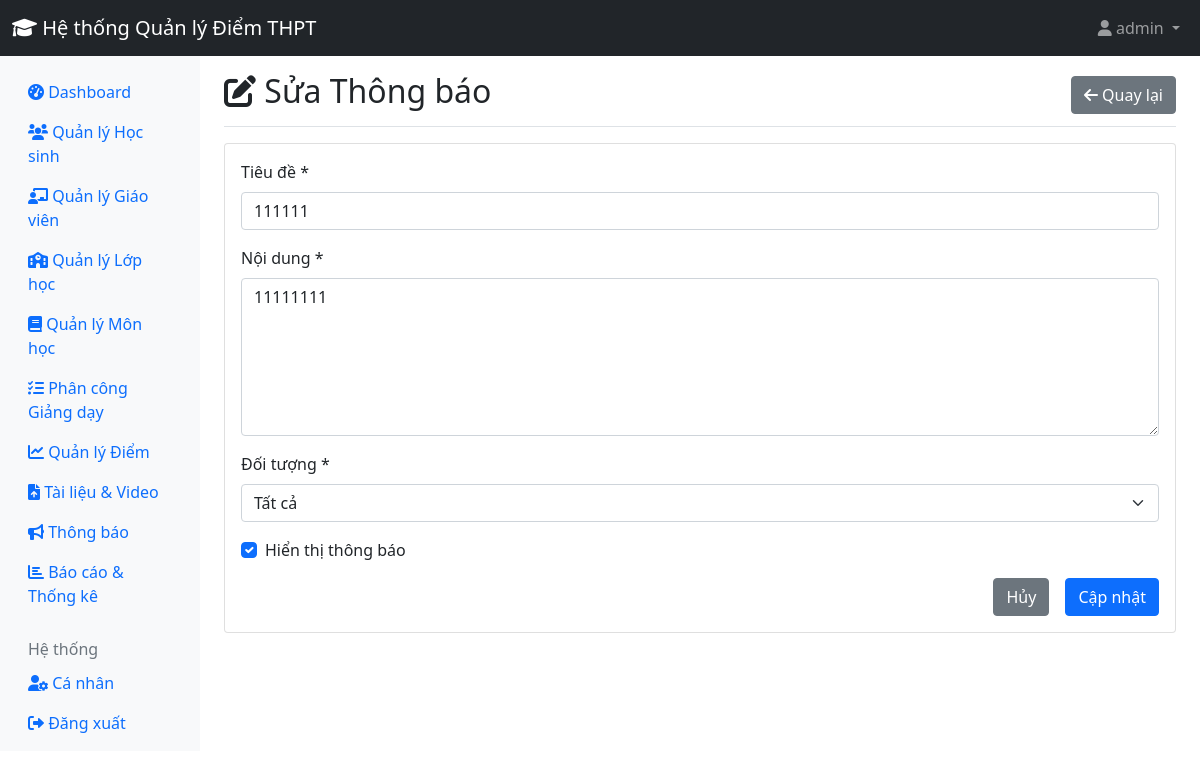
The page /admin/edit_announcement.php?id=17 (signed in) on the database its author committed.
### tables this page shows
CREATE TABLE `announcements` (
  `id` int(11) NOT NULL,
  `title` varchar(255) NOT NULL,
  `content` text NOT NULL,
  `author_id` int(11) NOT NULL,
  `target_audience` enum('all','teachers','students') DEFAULT 'all',
  `created_at` timestamp NOT NULL DEFAULT current_timestamp(),
  `is_active` tinyint(1) DEFAULT 1,
  `expires_at` datetime DEFAULT NULL
);

### admin/edit_announcement.php (the view, shortened to what this page needs)
<?php
require_once '../includes/config.php';
$announcement_id = $_GET['id'];
$stmt = $pdo->prepare("SELECT * FROM announcements WHERE id = ?");
$stmt->execute([$announcement_id]);
$announcement = $stmt->fetch();
?>
<!DOCTYPE html>
<html lang="vi">
<head>
    <link href="https://cdn.jsdelivr.net/npm/bootstrap@5.1.3/dist/css/bootstrap.min.css" rel="stylesheet">
    <link href="https://cdnjs.cloudflare.com/ajax/libs/font-awesome/6.0.0/css/all.min.css" rel="stylesheet">
</head>
<body>
    <?php include '../includes/header.php'; ?>
    <div class="container-fluid">
        <div class="row">
            <?php include 'sidebar.php'; ?>
            <main class="col-md-9 ms-sm-auto col-lg-10 px-md-4">
                <div class="d-flex justify-content-between flex-wrap flex-md-nowrap align-items-center pt-3 pb-2 mb-3 border-bottom">
                    <h1 class="h2"><i class="fas fa-edit"></i> Sửa Thông báo</h1>
                    <a href="announcements.php" class="btn btn-secondary">
                        <i class="fas fa-arrow-left"></i> Quay lại
                    </a>
                </div>
                <div class="card">
                    <div class="card-body">
                        <form method="POST">
                            <div class="mb-3">
                                <label class="form-label">Tiêu đề *</label>
                                <input type="text" class="form-control" name="title" value="<?php echo htmlspecialchars($announcement['title']); ?>" required>
                            </div>
                            <div class="mb-3">
                                <label class="form-label">Nội dung *</label>
                                <textarea class="form-control" name="content" rows="6" required><?php echo htmlspecialchars($announcement['content']); ?></textarea>
                            </div>
                            <div class="mb-3">
                                <label class="form-label">Đối tượng *</label>
                                <select class="form-select" name="target_audience" required>
                                    <option value="all" <?php echo $announcement['target_audience'] == 'all' ? 'selected' : ''; ?>>Tất cả</option>
                                </select>
                            </div>
                            <div class="mb-3 form-check">
                                <input type="checkbox" class="form-check-input" name="is_active" id="is_active" <?php echo $announcement['is_active'] ? 'checked' : ''; ?>>
                                <label class="form-check-label" for="is_active">Hiển thị thông báo</label>
                            </div>
                            <div class="d-grid gap-2 d-md-flex justify-content-md-end">
                                <a href="announcements.php" class="btn btn-secondary me-md-2">Hủy</a>
                                <button type="submit" name="update_announcement" class="btn btn-primary">Cập nhật</button>
                            </div>
                        </form>
                    </div>
                </div>
            </main>
        </div>
    </div>
</body>
</html>

### rows shown on the page
announcements: title "111111", content "11111111", target_audience "Tất cả", is_active "☑"

### other values the page prints
SITE_NAME "Hệ thống Quản lý Điểm THPT"
$_SESSION['full_name'] "admin"
